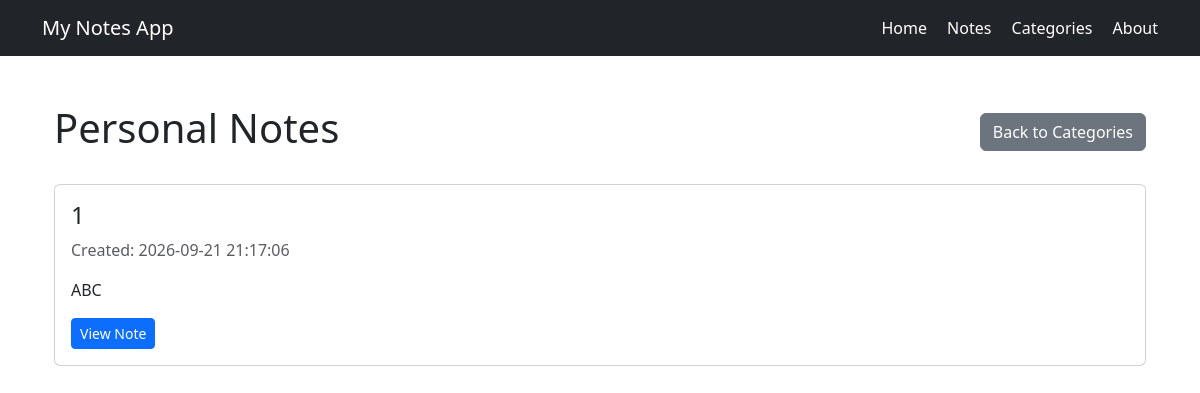
The page /categories/3 on the database its author committed.
### tables this page shows
CREATE TABLE categories (
            id INTEGER PRIMARY KEY AUTOINCREMENT,
            name TEXT NOT NULL UNIQUE
        );

CREATE TABLE notes (
            id INTEGER PRIMARY KEY AUTOINCREMENT,
            title TEXT NOT NULL,
            content TEXT NOT NULL
        , category TEXT NOT NULL DEFAULT 'General', created_at TEXT NOT NULL DEFAULT '');

### app.py (the view)
@app.route("/categories/<int:category_id>")
def view_category(category_id):
    category = find_category(category_id)
    if category is None:
        abort(404)
    connection = get_db_connection()
    notes = connection.execute(
        """
        SELECT * FROM notes
        WHERE category = ?
        ORDER BY id DESC
        """,
        (category["name"],)
    ).fetchall()
    connection.close()
    return render_template(
        "view_category.html",
        category=category,
        notes=notes
    )

### app.py (called while the page is built)
def get_db_connection():
    connection = sqlite3.connect(DATABASE)
    connection.row_factory = sqlite3.Row
    return connection

def find_category(category_id):
    connection = get_db_connection()
    category = connection.execute(
        "SELECT * FROM categories WHERE id = ?",
        (category_id,)
    ).fetchone()
    connection.close()
    return category

### templates/view_category.html (shortened to what this page needs)
{% extends "base.html" %}
{% block content %}
<div class="container mt-4">
    <div class="d-flex justify-content-between align-items-center mb-4">
        <h1>{{ category['name'] }} Notes</h1>
        <a href="{{ url_for('categories') }}"
           class="btn btn-secondary">
            Back to Categories
        </a>
    </div>
    {% if notes %}
        {% for note in notes %}
            <div class="card mb-3">
                <div class="card-body">
                    <h4>{{ note['title'] }}</h4>
                    <p class="text-muted">
                        Created: {{ note['created_at'] }}
                    </p>
                    <p>{{ note['content'] }}</p>
                    <a href="{{ url_for('view_note', note_id=note['id']) }}"
                       class="btn btn-sm btn-primary">
                        View Note
                    </a>
                </div>
            </div>
        {% endfor %}
    {% else %}
        <div class="alert alert-info">
            This category has no notes yet.
        </div>
    {% endif %}
</div>
{% endblock %}

### rows shown on the page
categories: name "Personal"
notes: title "1", created_at "2026-09-21 21:17:06", content "ABC"
